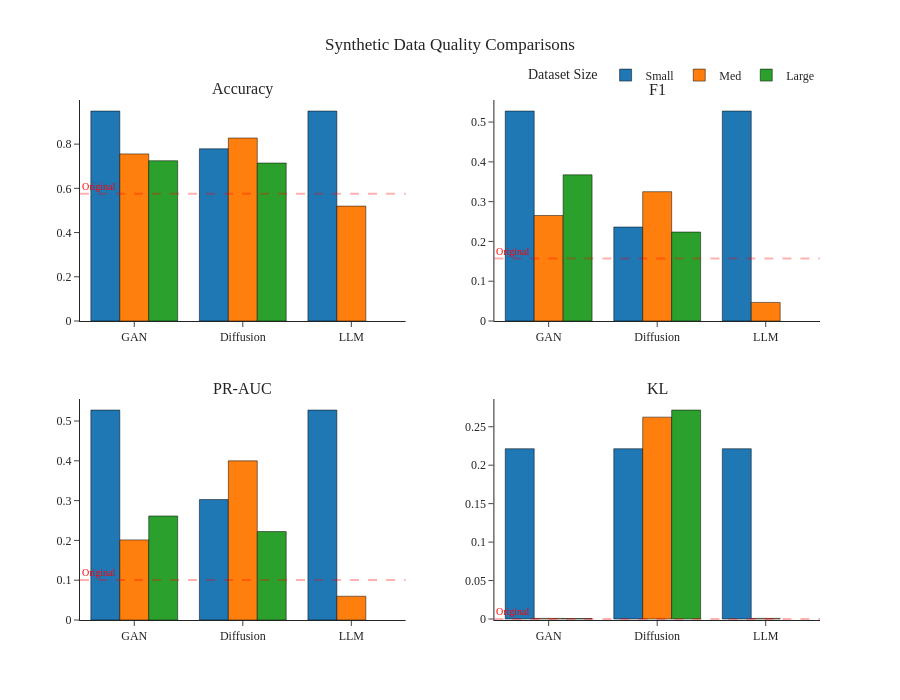
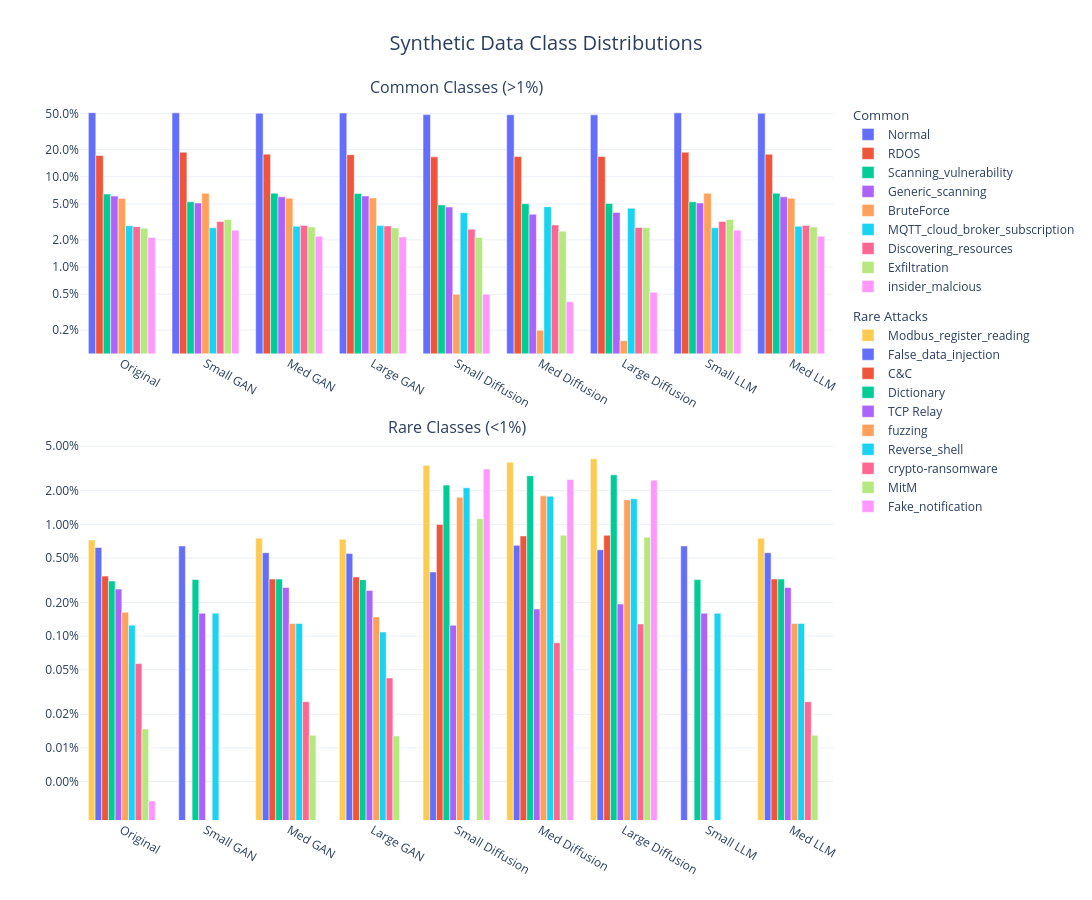

The notebook cell saved with these charts, in order:
### Code cell
import plotly.express as px
import plotly.graph_objects as go
from plotly.subplots import make_subplots

color_map = {
    'Small': '#1f77b4',  # Muted Blue
    'Med': '#ff7f0e',    # Safety Orange
    'Large': '#2ca02c'   # Cooked Asparagus Green
}

metrics = ['Accuracy', 'F1 (Macro)', 'PR-AUC (Macro)', 'KL Divergence']
metric_map = {m: m if m == 'Accuracy' else m.split(' ')[0] for m in metrics}

fig = make_subplots(
    rows=2, cols=2,
    subplot_titles=[metric_map[m] for m in metrics],
    horizontal_spacing=0.12,
    vertical_spacing=0.15
)

for i, metric in enumerate(metrics):
    row = i // 2 + 1
    col = i % 2 + 1

    df_metric = df_plot[['Method', 'Size', metric]].rename(
        columns={metric: 'Score'})

    # 2. Add bars with fixed colors based on 'Size'
    for size in ['Small', 'Med', 'Large']:
        df_size = df_metric[df_metric['Size'] == size]
        fig.add_trace(go.Bar(
            x=df_size['Method'],
            y=df_size['Score'],
            name=size,
            legendgroup=size,
            showlegend=(i == 0),
            marker=dict(color=color_map[size],
                        line=dict(width=0.5, color='black'))
        ), row=row, col=col)

    # 3. Add horizontal baseline with a single label
    # Using add_hline is more robust for subplots than manual shapes
    fig.add_hline(
        y=orig_metrics[metric],
        line_dash="dash",
        line_color="red",
        line_width=2,
        annotation_text="Original",  # Fixed typo "Ongimal"
        annotation_position="top left",
        annotation_font_size=10,
        annotation_font_color="red",
        row=row, col=col
    )

fig.update_layout(
    height=700,
    width=900,
    template='simple_white',
    title={'text': "Synthetic Data Quality Comparisons",
           'x': 0.5, 'xanchor': 'center'},
    font=dict(size=12, family='Times New Roman'),
    legend=dict(title_text='Dataset Size', orientation='h',
                yanchor='bottom', y=1.02, xanchor='right', x=1),
    barmode='group'
)

fig.write_image("synthetic_comparison.pdf", width=1200, height=600)
fig.show()

all_classes = sorted(df_dist['Class'].unique())

fig_dist = make_subplots(
    rows=2, cols=1,
    subplot_titles=(
        "Common Classes (>1%)",
        "Rare Classes (<1%)"
    ),
    vertical_spacing=0.12,
    row_heights=[0.4, 0.6]
)

fig_dist.update_layout(
    height=900,
    width=1100,
    barmode='group',
    template="plotly_white",
    title={
        'text': "Synthetic Data Class Distributions",
        'x': 0.5,
        'xanchor': 'center',
        'font': dict(size=20)
    },
    showlegend=True
)


def get_vals(cls_name):
    return [
        df_dist[(df_dist['Dataset'] == ds) & (
            df_dist['Class'] == cls_name)]['Proportion'].values[0]
        if not df_dist[(df_dist['Dataset'] == ds) & (df_dist['Class'] == cls_name)].empty else 0
        for ds in dataset_names
    ]


for cls in common_classes:
    fig_dist.add_trace(go.Bar(
        x=dataset_names, y=get_vals(cls), name=str(cls),
        legendgroup="common", legendgrouptitle_text="Common"
    ), row=1, col=1)


for cls in rare_classes:
    fig_dist.add_trace(go.Bar(
        x=dataset_names, y=get_vals(cls), name=str(cls),
        legendgroup="rare", legendgrouptitle_text="Rare Attacks"
    ), row=2, col=1)


fig_dist.update_yaxes(type="log", row=1, col=1, tickformat=".1%")
fig_dist.update_yaxes(type="log", row=2, col=1, tickformat=".2%")


fig_dist.update_layout(
    height=900,
    width=1100,
    barmode='group',
    template="plotly_white",
    title_text="Synthetic Data Class Distributions",
    showlegend=True
)

fig_dist.write_image("synth_class_distributions.pdf")
fig_dist.show()


def format_seconds(seconds):
    if pd.isna(seconds) or seconds == 0:
        return "-"
    h, m, s = int(seconds // 3600), int((seconds %
                                         3600) // 60), int(seconds % 60)
    return f"{h:02d}:{m:02d}:{s:02d}"


actual_counts = {}
for name, path in filenames.items():
    try:
        actual_counts[name] = len(pd.read_csv(path, usecols=[0]))
    except Exception:
        actual_counts[name] = 0


perf_df = df_runtimes.groupby('Model')['Runtime'].mean().reset_index()
perf_df['Rows'] = perf_df['Model'].map(actual_counts)

perf_df[['Size', 'Method']] = perf_df['Model'].str.split(' ', expand=True)


def combine_metrics(row):
    time_str = format_seconds(row['Runtime'])
    rows_str = f"{int(row['Rows']):,}" if not pd.isna(row['Rows']) else "0"
    return f"{time_str} | {rows_str}"


perf_df['Cell_Value'] = perf_df.apply(combine_metrics, axis=1)

final_table = perf_df.pivot(
    index='Method', columns='Size', values='Cell_Value')


size_order = ['Small', 'Med', 'Large']
size_mapping = {
    'Small': 'Small (800)',
    'Med': 'Med (8k)',
    'Large': 'Large (80k)'
}


existing_cols = [c for c in size_order if c in final_table.columns]
final_table = final_table[existing_cols]


final_table.columns = [size_mapping[c] for c in final_table.columns]


method_order = ['GAN', 'Diffusion', 'LLM']
existing_rows = [r for r in method_order if r in final_table.index]
final_table = final_table.reindex(existing_rows)

print("\n--- Model Generation Summary (Time | Total Rows) ---")
print(final_table)


final_table.to_csv("performance_summary_grid.csv")

### Figure 1 — Plotly figure (JSON) as saved in the notebook; plotly's stock layout.template omitted (floating-point values rounded to 4 significant figures)
{"data": [{"legendgroup": "Small", "marker": {"color": "#1f77b4", "line": {"color": "black", "width": 0.5}}, "name": "Small", "showlegend": true, "type": "bar", "x": ["GAN", "Diffusion", "LLM"], "xaxis": "x", "y": [0.9495, 0.7789, 0.9496], "yaxis": "y"}, {"legendgroup": "Med", "marker": {"color": "#ff7f0e", "line": {"color": "black", "width": 0.5}}, "name": "Med", "showlegend": true, "type": "bar", "x": ["GAN", "Diffusion", "LLM"], "xaxis": "x", "y": [0.7559, 0.8277, 0.5196], "yaxis": "y"}, {"legendgroup": "Large", "marker": {"color": "#2ca02c", "line": {"color": "black", "width": 0.5}}, "name": "Large", "showlegend": true, "type": "bar", "x": ["GAN", "Diffusion"], "xaxis": "x", "y": [0.7249, 0.7145], "yaxis": "y"}, {"legendgroup": "Small", "marker": {"color": "#1f77b4", "line": {"color": "black", "width": 0.5}}, "name": "Small", "showlegend": false, "type": "bar", "x": ["GAN", "Diffusion", "LLM"], "xaxis": "x2", "y": [0.5277, 0.2362, 0.5277], "yaxis": "y2"}, {"legendgroup": "Med", "marker": {"color": "#ff7f0e", "line": {"color": "black", "width": 0.5}}, "name": "Med", "showlegend": false, "type": "bar", "x": ["GAN", "Diffusion", "LLM"], "xaxis": "x2", "y": [0.2651, 0.325, 0.0467], "yaxis": "y2"}, {"legendgroup": "Large", "marker": {"color": "#2ca02c", "line": {"color": "black", "width": 0.5}}, "name": "Large", "showlegend": false, "type": "bar", "x": ["GAN", "Diffusion"], "xaxis": "x2", "y": [0.3674, 0.2236], "yaxis": "y2"}, {"legendgroup": "Small", "marker": {"color": "#1f77b4", "line": {"color": "black", "width": 0.5}}, "name": "Small", "showlegend": false, "type": "bar", "x": ["GAN", "Diffusion", "LLM"], "xaxis": "x3", "y": [0.5275, 0.3026, 0.5275], "yaxis": "y3"}, {"legendgroup": "Med", "marker": {"color": "#ff7f0e", "line": {"color": "black", "width": 0.5}}, "name": "Med", "showlegend": false, "type": "bar", "x": ["GAN", "Diffusion", "LLM"], "xaxis": "x3", "y": [0.2013, 0.3999, 0.0597], "yaxis": "y3"}, {"legendgroup": "Large", "marker": {"color": "#2ca02c", "line": {"color": "black", "width": 0.5}}, "name": "Large", "showlegend": false, "type": "bar", "x": ["GAN", "Diffusion"], "xaxis": "x3", "y": [0.2614, 0.2222], "yaxis": "y3"}, {"legendgroup": "Small", "marker": {"color": "#1f77b4", "line": {"color": "black", "width": 0.5}}, "name": "Small", "showlegend": false, "type": "bar", "x": ["GAN", "Diffusion", "LLM"], "xaxis": "x4", "y": [0.2214, 0.2214, 0.2214], "yaxis": "y4"}, {"legendgroup": "Med", "marker": {"color": "#ff7f0e", "line": {"color": "black", "width": 0.5}}, "name": "Med", "showlegend": false, "type": "bar", "x": ["GAN", "Diffusion", "LLM"], "xaxis": "x4", "y": [0.0008, 0.2625, 0.0008], "yaxis": "y4"}, {"legendgroup": "Large", "marker": {"color": "#2ca02c", "line": {"color": "black", "width": 0.5}}, "name": "Large", "showlegend": false, "type": "bar", "x": ["GAN", "Diffusion"], "xaxis": "x4", "y": [0.0006, 0.2717], "yaxis": "y4"}], "layout": {"annotations": [{"font": {"size": 16}, "showarrow": false, "text": "Accuracy", "x": 0.22, "xanchor": "center", "xref": "paper", "y": 1, "yanchor": "bottom", "yref": "paper"}, {"font": {"size": 16}, "showarrow": false, "text": "F1", "x": 0.78, "xanchor": "center", "xref": "paper", "y": 1, "yanchor": "bottom", "yref": "paper"}, {"font": {"size": 16}, "showarrow": false, "text": "PR-AUC", "x": 0.22, "xanchor": "center", "xref": "paper", "y": 0.425, "yanchor": "bottom", "yref": "paper"}, {"font": {"size": 16}, "showarrow": false, "text": "KL", "x": 0.78, "xanchor": "center", "xref": "paper", "y": 0.425, "yanchor": "bottom", "yref": "paper"}, {"font": {"color": "red", "size": 10}, "showarrow": false, "text": "Original", "x": 0, "xanchor": "left", "xref": "x domain", "y": 0.5756, "yanchor": "bottom", "yref": "y"}, {"font": {"color": "red", "size": 10}, "showarrow": false, "text": "Original", "x": 0, "xanchor": "left", "xref": "x2 domain", "y": 0.1571, "yanchor": "bottom", "yref": "y2"}, {"font": {"color": "red", "size": 10}, "showarrow": false, "text": "Original", "x": 0, "xanchor": "left", "xref": "x3 domain", "y": 0.1003, "yanchor": "bottom", "yref": "y3"}, {"font": {"color": "red", "size": 10}, "showarrow": false, "text": "Original", "x": 0, "xanchor": "left", "xref": "x4 domain", "y": 0, "yanchor": "bottom", "yref": "y4"}], "barmode": "group", "font": {"family": "Times New Roman", "size": 12}, "height": 700, "legend": {"orientation": "h", "title": {"text": "Dataset Size"}, "x": 1, "xanchor": "right", "y": 1.02, "yanchor": "bottom"}, "shapes": [{"line": {"color": "red", "dash": "dash", "width": 2}, "type": "line", "x0": 0, "x1": 1, "xref": "x domain", "y0": 0.5756, "y1": 0.5756, "yref": "y"}, {"line": {"color": "red", "dash": "dash", "width": 2}, "type": "line", "x0": 0, "x1": 1, "xref": "x2 domain", "y0": 0.1571, "y1": 0.1571, "yref": "y2"}, {"line": {"color": "red", "dash": "dash", "width": 2}, "type": "line", "x0": 0, "x1": 1, "xref": "x3 domain", "y0": 0.1003, "y1": 0.1003, "yref": "y3"}, {"line": {"color": "red", "dash": "dash", "width": 2}, "type": "line", "x0": 0, "x1": 1, "xref": "x4 domain", "y0": 0, "y1": 0, "yref": "y4"}], "title": {"text": "Synthetic Data Quality Comparisons", "x": 0.5, "xanchor": "center"}, "width": 900, "xaxis": {"anchor": "y", "domain": [0, 0.44]}, "xaxis2": {"anchor": "y2", "domain": [0.56, 1]}, "xaxis3": {"anchor": "y3", "domain": [0, 0.44]}, "xaxis4": {"anchor": "y4", "domain": [0.56, 1]}, "yaxis": {"anchor": "x", "domain": [0.575, 1]}, "yaxis2": {"anchor": "x2", "domain": [0.575, 1]}, "yaxis3": {"anchor": "x3", "domain": [0, 0.425]}, "yaxis4": {"anchor": "x4", "domain": [0, 0.425]}}}

### Figure 2 — Plotly figure (JSON) as saved in the notebook; plotly's stock layout.template omitted (floating-point values rounded to 4 significant figures)
{"data": [{"legendgroup": "common", "legendgrouptitle": {"text": "Common"}, "name": "Normal", "type": "bar", "x": ["Original", "Small GAN", "Med GAN", "Large GAN", "Small Diffusion", "Med Diffusion", "Large Diffusion", "Small LLM", "Med LLM"], "xaxis": "x", "y": [0.5134, 0.5112, 0.506, 0.5078, 0.4888, 0.4869, 0.4854, 0.5112, 0.506], "yaxis": "y"}, {"legendgroup": "common", "legendgrouptitle": {"text": "Common"}, "name": "RDOS", "type": "bar", "x": ["Original", "Small GAN", "Med GAN", "Large GAN", "Small Diffusion", "Med Diffusion", "Large Diffusion", "Small LLM", "Med LLM"], "xaxis": "x", "y": [0.1722, 0.1875, 0.1782, 0.176, 0.1663, 0.1679, 0.1675, 0.1875, 0.1782], "yaxis": "y"}, {"legendgroup": "common", "legendgrouptitle": {"text": "Common"}, "name": "Scanning_vulnerability", "type": "bar", "x": ["Original", "Small GAN", "Med GAN", "Large GAN", "Small Diffusion", "Med Diffusion", "Large Diffusion", "Small LLM", "Med LLM"], "xaxis": "x", "y": [0.06434, 0.05288, 0.06575, 0.06547, 0.04875, 0.05038, 0.05069, 0.05288, 0.06575], "yaxis": "y"}, {"legendgroup": "common", "legendgrouptitle": {"text": "Common"}, "name": "Generic_scanning", "type": "bar", "x": ["Original", "Small GAN", "Med GAN", "Large GAN", "Small Diffusion", "Med Diffusion", "Large Diffusion", "Small LLM", "Med LLM"], "xaxis": "x", "y": [0.06115, 0.05128, 0.05991, 0.06136, 0.04625, 0.0385, 0.04032, 0.05128, 0.05991], "yaxis": "y"}, {"legendgroup": "common", "legendgrouptitle": {"text": "Common"}, "name": "BruteForce", "type": "bar", "x": ["Original", "Small GAN", "Med GAN", "Large GAN", "Small Diffusion", "Med Diffusion", "Large Diffusion", "Small LLM", "Med LLM"], "xaxis": "x", "y": [0.05764, 0.06571, 0.05784, 0.05827, 0.005, 0.002, 0.001525, 0.06571, 0.05784], "yaxis": "y"}, {"legendgroup": "common", "legendgrouptitle": {"text": "Common"}, "name": "MQTT_cloud_broker_subscription", "type": "bar", "x": ["Original", "Small GAN", "Med GAN", "Large GAN", "Small Diffusion", "Med Diffusion", "Large Diffusion", "Small LLM", "Med LLM"], "xaxis": "x", "y": [0.02872, 0.02724, 0.0284, 0.02881, 0.04, 0.04662, 0.04495, 0.02724, 0.0284], "yaxis": "y"}, {"legendgroup": "common", "legendgrouptitle": {"text": "Common"}, "name": "Discovering_resources", "type": "bar", "x": ["Original", "Small GAN", "Med GAN", "Large GAN", "Small Diffusion", "Med Diffusion", "Large Diffusion", "Small LLM", "Med LLM"], "xaxis": "x", "y": [0.02804, 0.03205, 0.02892, 0.02846, 0.02625, 0.02925, 0.02747, 0.03205, 0.02892], "yaxis": "y"}, {"legendgroup": "common", "legendgrouptitle": {"text": "Common"}, "name": "Exfiltration", "type": "bar", "x": ["Original", "Small GAN", "Med GAN", "Large GAN", "Small Diffusion", "Med Diffusion", "Large Diffusion", "Small LLM", "Med LLM"], "xaxis": "x", "y": [0.02692, 0.03365, 0.02775, 0.02716, 0.02125, 0.025, 0.02739, 0.03365, 0.02775], "yaxis": "y"}, {"legendgroup": "common", "legendgrouptitle": {"text": "Common"}, "name": "insider_malcious", "type": "bar", "x": ["Original", "Small GAN", "Med GAN", "Large GAN", "Small Diffusion", "Med Diffusion", "Large Diffusion", "Small LLM", "Med LLM"], "xaxis": "x", "y": [0.02128, 0.02564, 0.02192, 0.02157, 0.005, 0.004125, 0.005262, 0.02564, 0.02192], "yaxis": "y"}, {"legendgroup": "rare", "legendgrouptitle": {"text": "Rare Attacks"}, "name": "Modbus_register_reading", "type": "bar", "x": ["Original", "Small GAN", "Med GAN", "Large GAN", "Small Diffusion", "Med Diffusion", "Large Diffusion", "Small LLM", "Med LLM"], "xaxis": "x2", "y": [0.007246, 0, 0.007522, 0.007378, 0.03375, 0.036, 0.03857, 0, 0.007522], "yaxis": "y2"}, {"legendgroup": "rare", "legendgrouptitle": {"text": "Rare Attacks"}, "name": "False_data_injection", "type": "bar", "x": ["Original", "Small GAN", "Med GAN", "Large GAN", "Small Diffusion", "Med Diffusion", "Large Diffusion", "Small LLM", "Med LLM"], "xaxis": "x2", "y": [0.006209, 0.00641, 0.005576, 0.005483, 0.00375, 0.0065, 0.005925, 0.00641, 0.005576], "yaxis": "y2"}, {"legendgroup": "rare", "legendgrouptitle": {"text": "Rare Attacks"}, "name": "C&C", "type": "bar", "x": ["Original", "Small GAN", "Med GAN", "Large GAN", "Small Diffusion", "Med Diffusion", "Large Diffusion", "Small LLM", "Med LLM"], "xaxis": "x2", "y": [0.003445, 0, 0.003242, 0.003382, 0.01, 0.007875, 0.007975, 0, 0.003242], "yaxis": "y2"}, {"legendgroup": "rare", "legendgrouptitle": {"text": "Rare Attacks"}, "name": "Dictionary", "type": "bar", "x": ["Original", "Small GAN", "Med GAN", "Large GAN", "Small Diffusion", "Med Diffusion", "Large Diffusion", "Small LLM", "Med LLM"], "xaxis": "x2", "y": [0.003111, 0.003205, 0.003242, 0.003202, 0.0225, 0.02725, 0.02774, 0.003205, 0.003242], "yaxis": "y2"}, {"legendgroup": "rare", "legendgrouptitle": {"text": "Rare Attacks"}, "name": "TCP Relay", "type": "bar", "x": ["Original", "Small GAN", "Med GAN", "Large GAN", "Small Diffusion", "Med Diffusion", "Large Diffusion", "Small LLM", "Med LLM"], "xaxis": "x2", "y": [0.002636, 0.001603, 0.002723, 0.002562, 0.00125, 0.00175, 0.001937, 0.001603, 0.002723], "yaxis": "y2"}, {"legendgroup": "rare", "legendgrouptitle": {"text": "Rare Attacks"}, "name": "fuzzing", "type": "bar", "x": ["Original", "Small GAN", "Med GAN", "Large GAN", "Small Diffusion", "Med Diffusion", "Large Diffusion", "Small LLM", "Med LLM"], "xaxis": "x2", "y": [0.001639, 0, 0.001297, 0.001486, 0.0175, 0.018, 0.01656, 0, 0.001297], "yaxis": "y2"}, {"legendgroup": "rare", "legendgrouptitle": {"text": "Rare Attacks"}, "name": "Reverse_shell", "type": "bar", "x": ["Original", "Small GAN", "Med GAN", "Large GAN", "Small Diffusion", "Med Diffusion", "Large Diffusion", "Small LLM", "Med LLM"], "xaxis": "x2", "y": [0.001255, 0.001603, 0.001297, 0.001089, 0.02125, 0.01787, 0.01694, 0.001603, 0.001297], "yaxis": "y2"}, {"legendgroup": "rare", "legendgrouptitle": {"text": "Rare Attacks"}, "name": "crypto-ransomware", "type": "bar", "x": ["Original", "Small GAN", "Med GAN", "Large GAN", "Small Diffusion", "Med Diffusion", "Large Diffusion", "Small LLM", "Med LLM"], "xaxis": "x2", "y": [0.000568, 0, 0.0002594, 0.0004227, 0, 0.000875, 0.001288, 0, 0.0002594], "yaxis": "y2"}, {"legendgroup": "rare", "legendgrouptitle": {"text": "Rare Attacks"}, "name": "MitM", "type": "bar", "x": ["Original", "Small GAN", "Med GAN", "Large GAN", "Small Diffusion", "Med Diffusion", "Large Diffusion", "Small LLM", "Med LLM"], "xaxis": "x2", "y": [0.0001477, 0, 0.0001297, 0.0001281, 0.01125, 0.008, 0.007688, 0, 0.0001297], "yaxis": "y2"}, {"legendgroup": "rare", "legendgrouptitle": {"text": "Rare Attacks"}, "name": "Fake_notification", "type": "bar", "x": ["Original", "Small GAN", "Med GAN", "Large GAN", "Small Diffusion", "Med Diffusion", "Large Diffusion", "Small LLM", "Med LLM"], "xaxis": "x2", "y": [3.35e-05, 0, 0, 0, 0.03125, 0.02525, 0.02486, 0, 0], "yaxis": "y2"}], "layout": {"annotations": [{"font": {"size": 16}, "showarrow": false, "text": "Common Classes (>1%)", "x": 0.5, "xanchor": "center", "xref": "paper", "y": 1, "yanchor": "bottom", "yref": "paper"}, {"font": {"size": 16}, "showarrow": false, "text": "Rare Classes (<1%)", "x": 0.5, "xanchor": "center", "xref": "paper", "y": 0.528, "yanchor": "bottom", "yref": "paper"}], "barmode": "group", "height": 900, "showlegend": true, "title": {"font": {"size": 20}, "text": "Synthetic Data Class Distributions", "x": 0.5, "xanchor": "center"}, "width": 1100, "xaxis": {"anchor": "y", "domain": [0, 1]}, "xaxis2": {"anchor": "y2", "domain": [0, 1]}, "yaxis": {"anchor": "x", "domain": [0.648, 1], "tickformat": ".1%", "type": "log"}, "yaxis2": {"anchor": "x2", "domain": [0, 0.528], "tickformat": ".2%", "type": "log"}}}
